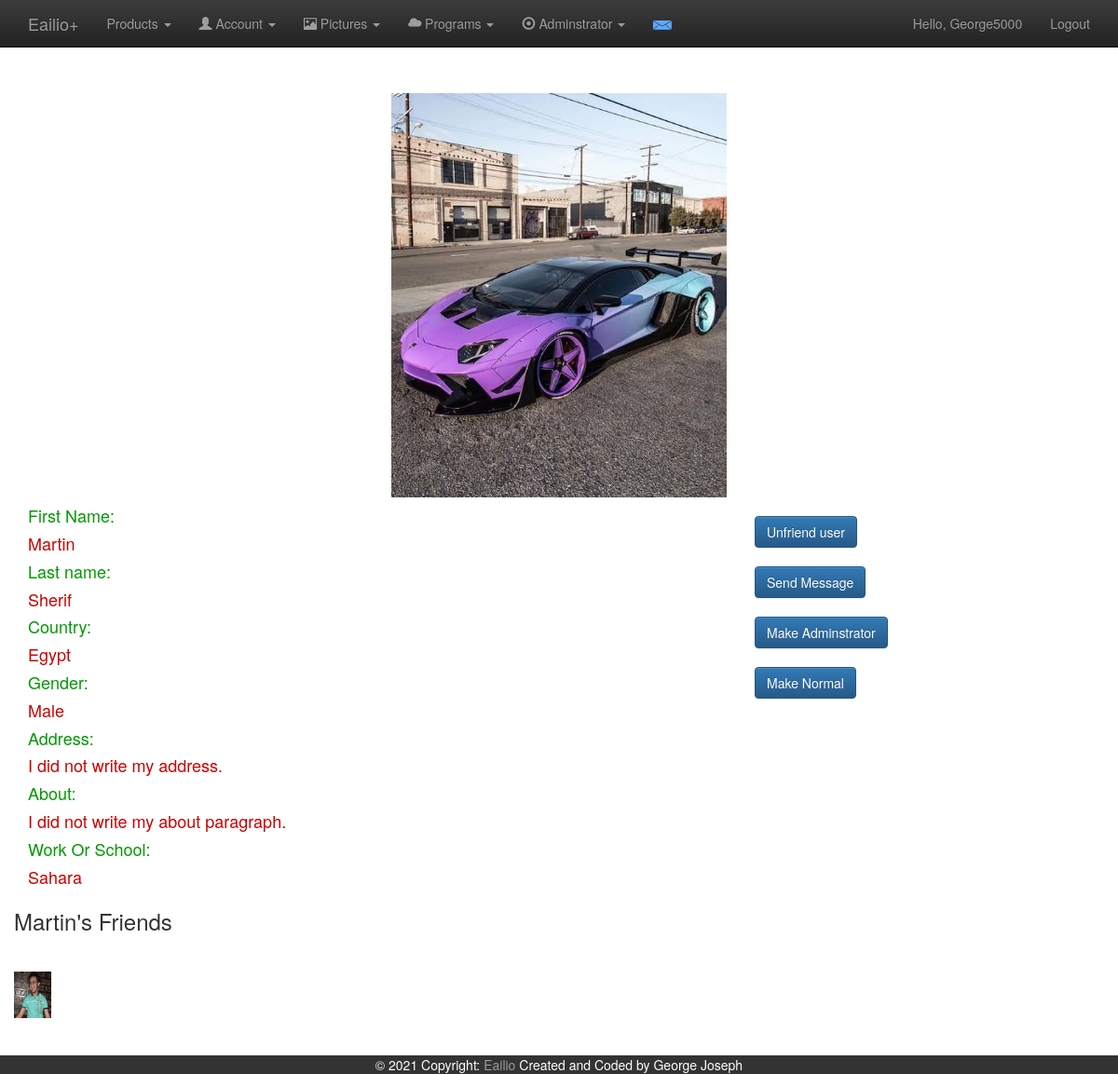
The app's page /otherprofile.php?u=Martin (signed in) with its own data.
### tables this page shows
CREATE TABLE `users` (
  `id` int(255) NOT NULL,
  `firstname` text NOT NULL,
  `lastname` text NOT NULL,
  `username` text NOT NULL,
  `email` text NOT NULL,
  `password` text NOT NULL,
  `date` date NOT NULL,
  `activated` int(1) NOT NULL DEFAULT '0',
  `country` text,
  `gender` text,
  `address` text,
  `About` text,
  `avatar` text NOT NULL,
  `friends_array` text,
  `user_pos` varchar(25) NOT NULL DEFAULT 'nor',
  `avalabile` varchar(24) NOT NULL,
  `place` varchar(50) NOT NULL
);

### otherprofile.php (the view, shortened to what this page needs)
<?php
include ("./inc/header.inc.php");
if (isset ( $_GET ['u'] )) {
	$username = mysql_real_escape_string ( $_GET ['u'] );
	if (ctype_alnum ( $username )) {
		$check = mysql_query ( "SELECT * FROM users WHERE username='$username'" );
		$check2 = mysql_query ( "SELECT activated FROM users WHERE username='$username'" );
		$ac_row = mysql_fetch_assoc ( $check2 );
		if (mysql_num_rows ( $check ) == 1) {
			if ($ac_row ['activated'] == 1) {
				$un = $username;
				$row_pic = mysql_fetch_assoc ( mysql_query ( "SELECT * FROM users WHERE username='$un' " ) );
			} else {
				echo '<p class="error">This account is not activated.</p>';
				include_once 'inc/footer.inc.php';
				exit ();
			}
		} else {
			echo '<script> window.location="index.php"; </script> ';
			exit ();
		}
	}
} else {
	echo '<script> window.location="index.php"; </script> ';
	exit ();
}
?>
<?php
$get = mysql_fetch_assoc ( $check );
$firstname = $get ['firstname'];
$lastname = $get ['lastname'];
$country = $get ['country'];
$gender = $get ['gender'];
$address = $get ['address'];
$about = $get ['About'];
$place = $get ['place'];
?>
<div class="row">
	<div class="col-md-4"></div>
	<div class="col-md-4">
		<img style="text-align: center;" class="img img-responsive"
			src="<?php echo $row_pic['avatar']; ?>" height="370" width="370"
			alt="<?php echo "$firstname"; ?> 's Profile"
			title="<?php echo "$firstname"; ?> 's Profile" /><br />
	</div>
	<div class="col-md-4"></div>
</div>
<div class="row">
	<div class="col-md-8">
		<h4 style="color: #090">First Name:</h4>
		<h4 style="color: #C00"><?php echo $firstname; ?></h4>
		<h4 style="color: #090">Last name:</h4>
		<h4 style="color: #C00"><?php echo $lastname; ?></h4>
		<h4 style="color: #090">Country:</h4>
		<h4 style="color: #C00"><?php echo $country; ?></h4>
		<h4 style="color: #090">Gender:</h4>
		<h4 style="color: #C00"><?php echo $gender; ?></h4>
		<h4 style="color: #090">Address:</h4>
		<h4 style="color: #C00"><?php echo $address; ?></h4>
		<h4 style="color: #090">About:</h4>
		<h4 style="color: #C00"><?php echo $about; ?></h4>
		<h4 style="color: #090">Work Or School:</h4>
		<h4 style="color: #C00"><?php echo $place; ?></h4>
	</div>
	<br />
	<div class="col-md-4">
	<?php
	$myquery = mysql_query ( "SELECT activated FROM users WHERE username='" . $_SESSION ['user_login'] . "'" );
	$rowq = mysql_fetch_assoc ( $myquery );
	if ($rowq ['activated'] == 1) {
		$add_friend_check = mysql_query ( "SELECT * FROM users WHERE username='" . $_SESSION ['user_login'] . "'" );
		$get_row = mysql_fetch_assoc ( $add_friend_check );
		$get_friends = $get_row ['friends_array'];
		$get_explode = explode ( ",", $get_friends );
		if (in_array ( $un, $get_explode )) {
			echo '<input type="submit" onclick="javascript: delete_friend();" class="btn btn-primary" value="Unfriend user" />
		    <form action="" method="post" style="margin-bottom:10px;margin-top:10px;">
		    <input style="margin-bottom:10px;margin-top:10px;" type="submit" name="sendmsg" class="btn btn-primary" value="Send Message" /></form>';
		}
		?>
		<div id="pos_results">
			<?php
			$query = mysql_fetch_assoc ( mysql_query ( "SELECT user_pos FROM users WHERE username='" . $_SESSION ['user_login'] . "'" ) );
			if ($query ['user_pos'] == 'admin') {
				$query2 = mysql_fetch_assoc ( mysql_query ( "SELECT user_pos FROM users WHERE username='" . $un . "'" ) );
					?><button onclick="javascript: make_mod_other('<?php echo $un; ?>')"
								                    <?php
				if ($query2 ['user_pos'] == 'mod') {
					?><button
					onclick="javascript: make_admin_other('<?php echo $un; ?>')"
					class="btn btn-primary">Make Adminstrator</button>
				<br />
				<button style="margin-top: 20px;"
					onclick="javascript: make_nor_other('<?php echo $un; ?>')"
					class="btn btn-primary">Make Normal</button>
								                    <?php
				}
					?><button onclick="javascript: make_mod_other('<?php echo $un; ?>')"
								                    <?php
			}
		}
		?>
	</div>
	</div>
</div>
<div class="row" style="margin-top: 10px;">
	<h3><?php echo $un; ?>'s Friends</h3>
	<br>
<?php
$add_friend_check2 = mysql_query ( "SELECT * FROM users WHERE username='" .$_GET ['u'] . "'" );
$get_row2 = mysql_fetch_assoc ( $add_friend_check2 );
$get_friends2 = $get_row2 ['friends_array'];
$get_explode2 = explode ( ",", $get_friends2 );
if ($get_friends2 == "") {
	echo "<span class='error'>$un hasn't friends!</span>";
} else {
	foreach ( array_slice ( $get_explode2, 1 ) as $key => $value ) {
		$row_pic_2 = mysql_fetch_assoc ( mysql_query ( "SELECT * FROM users WHERE username='$value'" ) );
		$avatar = $row_pic_2 ['avatar'];
		echo "<a class='img_fri' href='otherprofile.php?u=$value'><img src='$avatar' height='50' title='$value' alt='$value' width='40'/></a>&nbsp;&nbsp;";
	}
}
?>
</div>
<?php include("./inc/footer.inc.php"); ?>

### css/style.css (style rules this page uses)
* { margin: 0px; padding: 0px; }

### records on screen
users: avatar+firstname (picture), firstname "Martin", lastname "Sherif", country "Egypt", gender "Male", address "I did not write my address.", About "I did not write my about paragraph.", place "Sahara", users.avatar (picture)

### other values on screen
$un "George5000"
$un "Martin"
